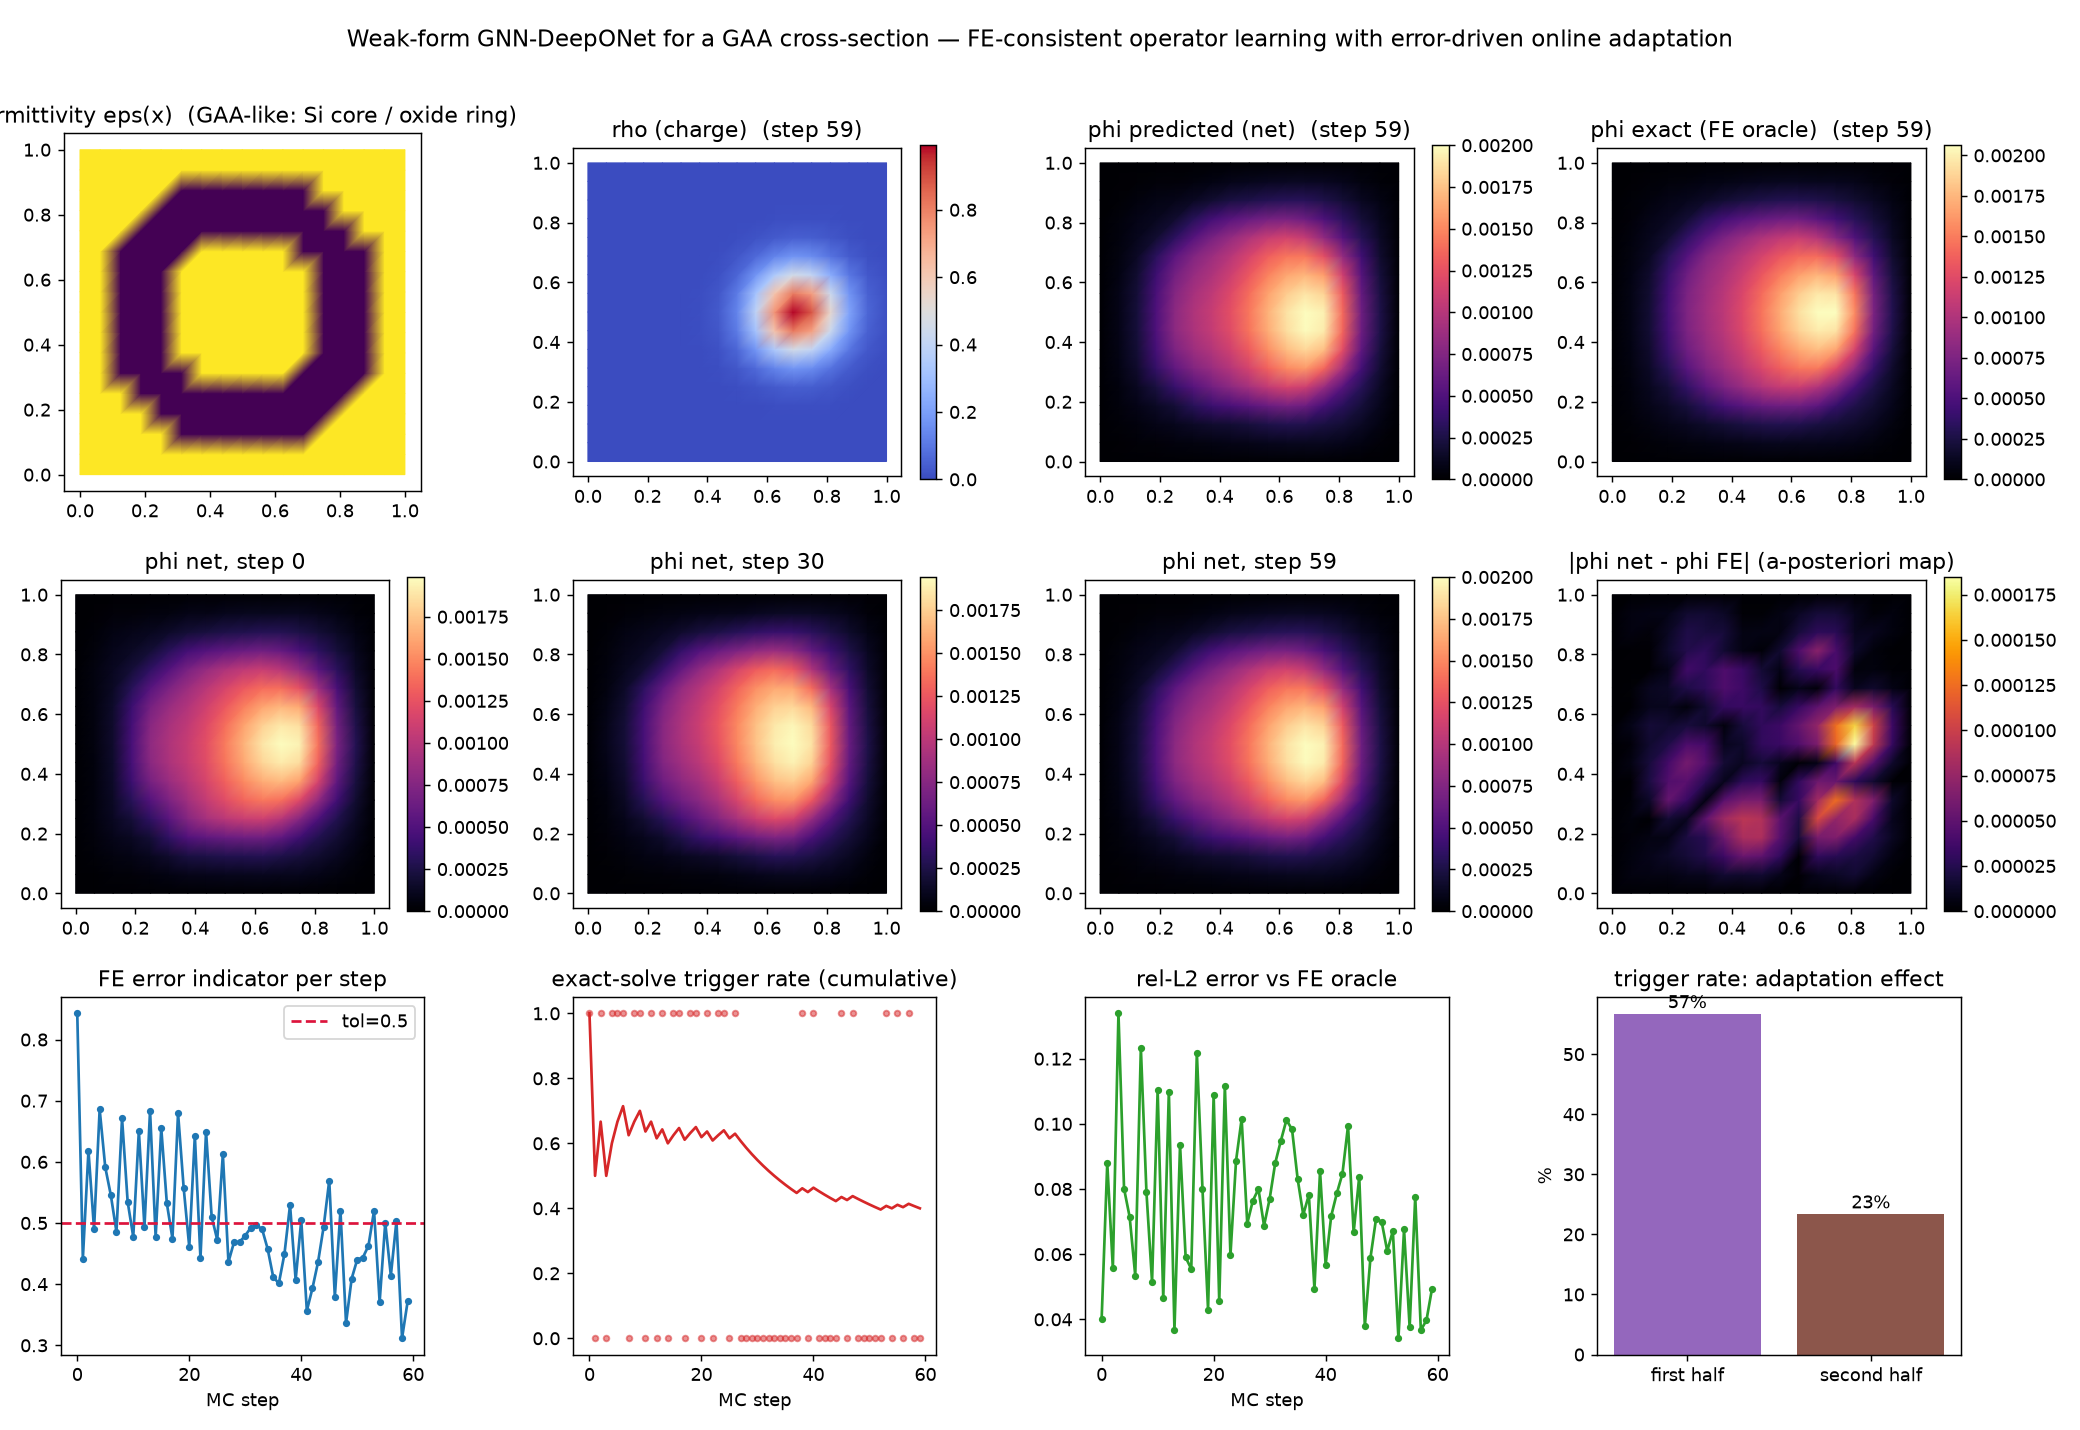

The script that saved this image:
"""pi_deeponet_fem_gaa.py — weak-form (Galerkin) operator learning for a GAA
device cross-section, with FE a-posteriori error-driven online adaptation.

Differentiation from the MC + finite-difference Poisson surrogate (Otsuki & Mori,
WCCM-ECCOMAS 2026, STS415): that work replaces the *strong-form* (pointwise
Laplacian) Poisson solve inside a Monte-Carlo loop. Here the physics is the
*weak/Galerkin form on an unstructured P1 finite-element mesh* — the discretisation
real TCAD (drift-diffusion) solvers actually use — so the method differs at the
level of the loss, not just the application. Three FEM-native ingredients:

  A. Weak-form loss.  The operator net predicts nodal potential phi; the physics
     loss is the assembled FE residual  r = K(eps) phi - M rho  on the free DOFs,
     i.e. the Galerkin residual of  -div(eps grad phi) = rho, not a strong-form
     Laplacian. Variable permittivity eps(x) (oxide ring around a Si channel —
     a GAA-like concentric layout) enters the element stiffness, a variable-
     coefficient effect a uniform finite-difference stencil glosses over.

  D. FE a-posteriori error estimator drives BOTH mesh refinement (the residual
     map, plotted) AND the online-learning trigger: when the estimator exceeds a
     tolerance the exact FE system is solved (the "oracle") and the (rho, phi)
     pair is added on-the-fly to retrain the net. The exact-solve trigger rate
     falling over the run is the quantitative success signal.

  B. GNN branch.  The branch net is message-passing over the FE mesh graph
     (nodes = FE nodes, edges = mesh edges), so it ingests rho as a nodal field on
     an arbitrary mesh — the mesh-agnostic choice, matching this repo's mesh-GNN
     line (mesh_agnostic_gnn.py). Trunk takes continuous coords; phi = <branch,
     trunk> with a hard Dirichlet mask.

This is a concept demo (2-D, linear Poisson, structured triangulation), not a
device-accurate TCAD run: no quantum correction, scattering, or self-consistent
drift-diffusion convergence. It shows that weak-form operator learning + an FE
error estimator can cut exact-solve frequency while staying FE-consistent.

Run:  python3 pi_deeponet_fem_gaa.py            (writes pi_deeponet_fem_gaa.png)
      python3 pi_deeponet_fem_gaa.py --help     (mesh size, tol, steps, ...)
"""
from __future__ import annotations

import argparse

import numpy as np
import scipy.sparse as sp
import scipy.sparse.linalg as spla
import torch
import torch.nn as nn

SEED = 20260722  # WCCM-ECCOMAS 2026, STS415 presentation date


# ----------------------------------------------------------------------------
# Finite-element mesh + assembly (P1 triangles on the unit square)
# ----------------------------------------------------------------------------
def build_mesh(n: int):
    """Structured triangulation of [0,1]^2 with n x n nodes (2*(n-1)^2 triangles)."""
    xs = np.linspace(0.0, 1.0, n)
    ys = np.linspace(0.0, 1.0, n)
    xx, yy = np.meshgrid(xs, ys, indexing="xy")
    nodes = np.stack([xx.reshape(-1), yy.reshape(-1)], axis=1).astype(np.float64)
    idx = np.arange(n * n).reshape(n, n)  # idx[row(y), col(x)]
    tris = []
    for j in range(n - 1):
        for i in range(n - 1):
            a, b = idx[j, i], idx[j, i + 1]
            c, d = idx[j + 1, i], idx[j + 1, i + 1]
            tris += [(a, b, d), (a, d, c)]  # split the quad into two triangles
    tris = np.array(tris, dtype=np.int64)
    on_bnd = (
        (nodes[:, 0] <= 1e-12) | (nodes[:, 0] >= 1 - 1e-12)
        | (nodes[:, 1] <= 1e-12) | (nodes[:, 1] >= 1 - 1e-12)
    )
    return nodes, tris, on_bnd


def mesh_edges(tris: np.ndarray, n_nodes: int):
    """Undirected mesh-edge index (2, E) for message passing, plus self loops."""
    e = set()
    for a, b, c in tris:
        for u, v in ((a, b), (b, c), (a, c)):
            e.add((int(u), int(v)))
            e.add((int(v), int(u)))
    for k in range(n_nodes):
        e.add((k, k))
    src, dst = zip(*sorted(e))
    return np.array([src, dst], dtype=np.int64)


def eps_map(nodes: np.ndarray):
    """GAA-like permittivity: high-k Si channel core, low-k oxide ring (relative)."""
    r = np.hypot(nodes[:, 0] - 0.5, nodes[:, 1] - 0.5)
    eps = np.where(r < 0.25, 11.7, 3.9)          # Si vs SiO2 (relative permittivity)
    eps = np.where(r > 0.42, 11.7, eps)          # outer contact region back to high-k
    return eps.astype(np.float64)


def assemble(nodes, tris, eps_node):
    """Assemble P1 stiffness K(eps) and consistent mass M as sparse matrices."""
    nN = len(nodes)
    rows, cols, kvals, mvals = [], [], [], []
    for tri in tris:
        p = nodes[tri]  # (3,2)
        (x1, y1), (x2, y2), (x3, y3) = p
        detT = (x2 - x1) * (y3 - y1) - (x3 - x1) * (y2 - y1)
        area = 0.5 * abs(detT)
        if area < 1e-14:
            continue
        b = np.array([y2 - y3, y3 - y1, y1 - y2])   # dλ/dx * 2A
        c = np.array([x3 - x2, x1 - x3, x2 - x1])   # dλ/dy * 2A
        eps_e = float(eps_node[tri].mean())
        Ke = eps_e * (np.outer(b, b) + np.outer(c, c)) / (4.0 * area)
        Me = (area / 12.0) * np.array([[2, 1, 1], [1, 2, 1], [1, 1, 2]], dtype=np.float64)
        for a_ in range(3):
            for b_ in range(3):
                rows.append(tri[a_]); cols.append(tri[b_])
                kvals.append(Ke[a_, b_]); mvals.append(Me[a_, b_])
    K = sp.csr_matrix((kvals, (rows, cols)), shape=(nN, nN))
    M = sp.csr_matrix((mvals, (rows, cols)), shape=(nN, nN))
    return K, M


def fe_solve(K, M, rho, free):
    """Exact FE oracle: solve K_ff phi_f = (M rho)_f with phi=0 on the boundary."""
    b = M @ rho
    phi = np.zeros_like(rho)
    Kff = K[free][:, free]
    phi[free] = spla.spsolve(Kff.tocsc(), b[free])
    return phi


# ----------------------------------------------------------------------------
# Charge-density fields — a moving/growing packet standing in for the MC state
# ----------------------------------------------------------------------------
def make_rho(nodes, centers, widths, amps):
    rho = np.zeros(len(nodes))
    for (cx, cy), w, a in zip(centers, widths, amps):
        rho += a * np.exp(-((nodes[:, 0] - cx) ** 2 + (nodes[:, 1] - cy) ** 2) / (2 * w * w))
    return rho.astype(np.float64)


def random_rho(nodes, rng):
    k = rng.integers(1, 4)
    centers = rng.uniform(0.25, 0.75, size=(k, 2))
    widths = rng.uniform(0.06, 0.16, size=k)
    amps = rng.uniform(-1.0, 1.0, size=k)
    return make_rho(nodes, centers, widths, amps)


# ----------------------------------------------------------------------------
# GNN-branch DeepONet
# ----------------------------------------------------------------------------
class MeshGNNBranch(nn.Module):
    """Message passing over the FE mesh graph, read out at fixed sensor nodes.

    Classic DeepONet encodes the input function by its values at m fixed sensors;
    here the sensors are a coarse subgrid of FE nodes and the readout is the GNN
    embedding there, so the code is location-aware (global mean-pooling would blur
    where the charge sits) while still ingesting an arbitrary mesh graph.
    """

    def __init__(self, in_dim, hidden, p, n_sensors, layers=3):
        super().__init__()
        self.enc = nn.Linear(in_dim, hidden)
        self.msg = nn.ModuleList(nn.Linear(2 * hidden, hidden) for _ in range(layers))
        self.upd = nn.ModuleList(nn.Linear(2 * hidden, hidden) for _ in range(layers))
        self.head = nn.Sequential(
            nn.Linear(hidden * n_sensors, 2 * hidden), nn.SiLU(),
            nn.Linear(2 * hidden, p),
        )

    def forward(self, x, edge_index, sensors):
        src, dst = edge_index
        h = torch.tanh(self.enc(x))
        for msg, upd in zip(self.msg, self.upd):
            m = torch.relu(msg(torch.cat([h[src], h[dst]], dim=1)))
            agg = torch.zeros_like(h).index_add_(0, dst, m)
            deg = torch.zeros(h.size(0), 1, device=h.device).index_add_(
                0, dst, torch.ones(dst.size(0), 1, device=h.device)
            ).clamp_min(1.0)
            h = h + torch.relu(upd(torch.cat([h, agg / deg], dim=1)))
        return self.head(h[sensors].reshape(1, -1))  # (1, p), sensor readout


class Trunk(nn.Module):
    """Coordinate net with Fourier features so it can resolve sharp local fields."""

    def __init__(self, p, hidden=96, n_freq=6):
        super().__init__()
        freqs = 2.0 ** torch.arange(n_freq) * np.pi
        self.register_buffer("freqs", freqs)
        in_dim = 2 + 2 * 2 * n_freq
        self.net = nn.Sequential(
            nn.Linear(in_dim, hidden), nn.SiLU(),
            nn.Linear(hidden, hidden), nn.SiLU(),
            nn.Linear(hidden, p),
        )

    def forward(self, y):
        ang = y[:, :, None] * self.freqs[None, None, :]        # (Nq, 2, F)
        ff = torch.cat([torch.sin(ang), torch.cos(ang)], dim=-1).reshape(y.size(0), -1)
        return self.net(torch.cat([y, ff], dim=1))


class GNNDeepONet(nn.Module):
    """phi(y) = <branch(rho), trunk(y)> + b0, hard-masked to phi=0 on the boundary."""

    def __init__(self, sensors, p=48, hidden=96):
        super().__init__()
        self.register_buffer("sensors", sensors)
        self.branch = MeshGNNBranch(in_dim=4, hidden=hidden, p=p, n_sensors=len(sensors))
        self.trunk = Trunk(p)
        self.b0 = nn.Parameter(torch.zeros(1))

    def forward(self, node_feat, edge_index, coords, mask):
        b = self.branch(node_feat, edge_index, self.sensors)   # (1, p)
        t = self.trunk(coords)                                 # (Nq, p)
        phi = (t * b).sum(dim=1) + self.b0                     # (Nq,)
        return phi * mask                                      # hard Dirichlet


# ----------------------------------------------------------------------------
# Training pieces
# ----------------------------------------------------------------------------
def galerkin_residual(u, S, Kt, Mt, rho_t, free_mask):
    """Weak-form physics loss: relative FE residual (K(uS) - M rho) on the free DOFs.

    u is the network's non-dimensional potential; the physical field is phi = u * S.
    Normalising by the load norm makes the loss O(1) regardless of rho magnitude.
    """
    r = ((Kt @ (u * S)) - (Mt @ rho_t))[free_mask]
    b = (Mt @ rho_t)[free_mask]
    return (r.norm() ** 2) / (b.norm() ** 2 + 1e-12)


def error_indicator(u, S, Kt, Mt, rho_t, free_mask, dinv):
    """A-posteriori FE error estimator via a Jacobi-preconditioned residual.

    The raw Galerkin residual r = K(uS) - M rho over-weights high-frequency error
    because K is a (stiffness) derivative operator. One Jacobi step delta = D^{-1} r
    (D = diag K) approximates the true error K^{-1} r = phi_exact - phi_pred without a
    solve, so ||delta|| / ||phi_pred|| tracks the relative solution error cheaply.
    """
    r = ((Kt @ (u * S)) - (Mt @ rho_t))[free_mask]
    b = (Mt @ rho_t)[free_mask]
    return (r.norm() / b.norm().clamp_min(1e-8)).item()


def main():
    ap = argparse.ArgumentParser(description=__doc__)
    ap.add_argument("--n", type=int, default=17, help="nodes per side (mesh is n x n)")
    ap.add_argument("--p", type=int, default=64, help="DeepONet latent width")
    ap.add_argument("--pretrain", type=int, default=1500, help="cold-start weak-form steps")
    ap.add_argument("--n_pretrain_rho", type=int, default=24, help="rho fields for pretrain")
    ap.add_argument("--steps", type=int, default=60, help="online (MC) steps")
    ap.add_argument("--tol", type=float, default=0.5, help="error-indicator trigger tol")
    ap.add_argument("--loops", type=float, default=2.0, help="times the packet orbits (revisits)")
    ap.add_argument("--adapt_iters", type=int, default=100, help="retrain steps per trigger")
    ap.add_argument("--out", type=str, default="pi_deeponet_fem_gaa.png")
    args = ap.parse_args()

    torch.manual_seed(SEED)
    rng = np.random.default_rng(SEED)

    nodes, tris, on_bnd = build_mesh(args.n)
    edge_index = torch.tensor(mesh_edges(tris, len(nodes)), dtype=torch.long)
    eps_node = eps_map(nodes)
    K, M = assemble(nodes, tris, eps_node)
    free = ~on_bnd

    # torch tensors (dense; the demo mesh is small)
    Kt = torch.tensor(K.toarray(), dtype=torch.float32)
    Mt = torch.tensor(M.toarray(), dtype=torch.float32)
    dinv = 1.0 / torch.diag(Kt).clamp_min(1e-8)          # Jacobi preconditioner for the estimator
    coords = torch.tensor(nodes, dtype=torch.float32)
    free_mask = torch.tensor(free, dtype=torch.bool)
    # hard Dirichlet: exact 0/1 nodal mask (phi = 0 on boundary nodes, unshrunk interior)
    dirichlet_mask = torch.tensor(free.astype(np.float32))
    eps_col = torch.tensor((eps_node / eps_node.max()).reshape(-1, 1), dtype=torch.float32)

    # non-dimensionalisation from a representative FE solve so fields are O(1)
    rho_ref = make_rho(nodes, [(0.5, 0.5)], [0.12], [1.0])
    phi_ref0 = fe_solve(K, M, rho_ref, free)
    S = float(np.sqrt(np.mean(phi_ref0[free] ** 2))) or 1.0     # potential scale
    R = float(np.sqrt(np.mean(rho_ref ** 2))) or 1.0            # charge scale

    def node_features(rho_np):
        rho_t = torch.tensor(rho_np.reshape(-1, 1), dtype=torch.float32)
        feat = torch.cat([rho_t / R, coords, eps_col], dim=1)
        return feat, rho_t.squeeze(1)

    # sensor nodes: a coarse subgrid of the FE mesh (location-aware branch readout)
    step = max((args.n - 1) // 6, 1)
    grid = np.arange(args.n * args.n).reshape(args.n, args.n)
    sensors = torch.tensor(np.sort(grid[::step, ::step].reshape(-1)), dtype=torch.long)

    model = GNNDeepONet(sensors, p=args.p)
    opt = torch.optim.Adam(model.parameters(), lr=1e-3)
    sched = torch.optim.lr_scheduler.CosineAnnealingLR(opt, T_max=args.pretrain)

    # ---- cold start: a modest set of FE solves + the weak-form (Galerkin) residual.
    # The physics term keeps the operator FE-consistent; the small data set stands in
    # for the limited offline coverage available before deployment. Weak-form alone
    # over a whole function family is a much harder cold-start and is not the point of
    # the demo — at deploy time the same residual is the a-posteriori error monitor.
    pre = []
    for _ in range(args.n_pretrain_rho):
        rho_np = random_rho(nodes, rng)
        feat, rho_t = node_features(rho_np)
        tgt_u = torch.tensor(fe_solve(K, M, rho_np, free) / S, dtype=torch.float32)
        pre.append((feat, rho_t, tgt_u))
    for it in range(args.pretrain):
        feat, rho_t, tgt_u = pre[rng.integers(len(pre))]
        u = model(feat, edge_index, coords, dirichlet_mask)
        loss = (
            ((u - tgt_u)[free_mask] ** 2).mean()
            + 0.1 * galerkin_residual(u, S, Kt, Mt, rho_t, free_mask)
        )
        opt.zero_grad(); loss.backward()
        torch.nn.utils.clip_grad_norm_(model.parameters(), 1.0)
        opt.step(); sched.step()
        if (it + 1) % 300 == 0:
            print(f"[pretrain] {it+1}/{args.pretrain}  data+phys loss {loss.item():.3e}")

    # ---- online (MC-style) loop: moving/growing charge packet ----
    # D: FE error estimator triggers the exact solve; oracle pairs go to a replay
    # buffer and the net is retrained on the whole buffer (online operator learning).
    for g in opt.param_groups:            # restore lr (cosine annealed it to ~0)
        g["lr"] = 5e-4
    replay = []  # list of (feat, rho_t, tgt_u)
    triggers, errors, ind_hist = [], [], []
    snap = {}
    for s in range(args.steps):
        t = s / max(args.steps - 1, 1)
        # packet orbits a circle `loops` times: the second lap revisits states the
        # first lap already taught the operator, so the trigger rate should fall.
        ang = 2 * np.pi * args.loops * t
        cx = 0.50 + 0.20 * np.cos(ang)
        cy = 0.50 + 0.20 * np.sin(ang)
        w = 0.10
        rho_np = make_rho(nodes, [(cx, cy)], [w], [1.0])
        feat, rho_t = node_features(rho_np)

        with torch.no_grad():
            u = model(feat, edge_index, coords, dirichlet_mask)
        ind = error_indicator(u, S, Kt, Mt, rho_t, free_mask, dinv)
        ind_hist.append(ind)

        fired = ind > args.tol
        if fired:
            phi_exact = fe_solve(K, M, rho_np, free)
            tgt_u = torch.tensor(phi_exact / S, dtype=torch.float32)
            replay.append((feat, rho_t, tgt_u))
            cur = (feat, rho_t, tgt_u)
            for _ in range(args.adapt_iters):
                # fit the current state directly, and replay one past solve to retain it
                loss = 0.0
                for fj, rj, tj in (cur, replay[rng.integers(len(replay))]):
                    uj = model(fj, edge_index, coords, dirichlet_mask)
                    loss = loss + (
                        ((uj - tj)[free_mask] ** 2).mean()
                        + 0.1 * galerkin_residual(uj, S, Kt, Mt, rj, free_mask)
                    )
                opt.zero_grad(); loss.backward()
                torch.nn.utils.clip_grad_norm_(model.parameters(), 1.0)
                opt.step()
            with torch.no_grad():
                u = model(feat, edge_index, coords, dirichlet_mask)
        triggers.append(int(fired))

        # honest accuracy check against the exact FE solve every step
        phi_pred = (u * S).detach().numpy()
        phi_ref = fe_solve(K, M, rho_np, free)
        rel = np.linalg.norm(phi_pred - phi_ref) / (np.linalg.norm(phi_ref) + 1e-12)
        errors.append(rel)
        if s in (0, args.steps // 2, args.steps - 1):
            snap[s] = (rho_np.copy(), phi_pred.copy(), phi_ref.copy())
        print(f"[online] step {s:2d}  ind {ind:.3f}  {'SOLVE+ADAPT' if fired else 'net-only  '}"
              f"  rel-L2 {rel:.3f}  |buffer|={len(replay)}")

    half = args.steps // 2
    early = 100.0 * np.mean(triggers[:half])
    late = 100.0 * np.mean(triggers[half:])
    print(f"\ntrigger rate: first half {early:.0f}%  ->  second half {late:.0f}%"
          f"   |   mean rel-L2 {np.mean(errors):.3f}   ({len(replay)} exact solves / "
          f"{args.steps} steps)")

    _plot(args.out, nodes, tris, eps_node, snap, triggers, errors, ind_hist, args.tol, args.n)
    print(f"wrote {args.out}")


def _plot(out, nodes, tris, eps_node, snap, triggers, errors, ind_hist, tol, n):
    import matplotlib
    matplotlib.use("Agg")
    import matplotlib.pyplot as plt
    from matplotlib.tri import Triangulation

    triang = Triangulation(nodes[:, 0], nodes[:, 1], tris)
    steps = sorted(snap.keys())
    fig, ax = plt.subplots(3, 4, figsize=(16, 11))

    ax[0, 0].tripcolor(triang, eps_node, shading="gouraud", cmap="viridis")
    ax[0, 0].set_title("permittivity eps(x)  (GAA-like: Si core / oxide ring)")
    for a in ax[0, :4]:
        a.set_aspect("equal")

    labels = ["rho (charge)", "phi predicted (net)", "phi exact (FE oracle)"]
    cmaps = ["coolwarm", "magma", "magma"]
    for col, (field_idx, lab, cm) in enumerate(zip(range(3), labels, cmaps), start=1):
        rho_np, phi_pred, phi_ref = snap[steps[-1]]
        field = [rho_np, phi_pred, phi_ref][field_idx]
        tp = ax[0, col].tripcolor(triang, field, shading="gouraud", cmap=cm)
        ax[0, col].set_title(f"{lab}  (step {steps[-1]})")
        fig.colorbar(tp, ax=ax[0, col], fraction=0.046)

    # middle row: predicted phi at three snapshots + abs error map of the last
    for col, s in enumerate(steps):
        rho_np, phi_pred, phi_ref = snap[s]
        tp = ax[1, col].tripcolor(triang, phi_pred, shading="gouraud", cmap="magma")
        ax[1, col].set_title(f"phi net, step {s}")
        ax[1, col].set_aspect("equal")
        fig.colorbar(tp, ax=ax[1, col], fraction=0.046)
    rho_np, phi_pred, phi_ref = snap[steps[-1]]
    err = np.abs(phi_pred - phi_ref)
    tp = ax[1, 3].tripcolor(triang, err, shading="gouraud", cmap="inferno")
    ax[1, 3].set_title("|phi net - phi FE| (a-posteriori map)")
    ax[1, 3].set_aspect("equal")
    fig.colorbar(tp, ax=ax[1, 3], fraction=0.046)

    # bottom row: online curves
    xs = np.arange(len(triggers))
    ax[2, 0].plot(xs, ind_hist, "-o", ms=3, color="#1f77b4")
    ax[2, 0].axhline(tol, color="crimson", ls="--", label=f"tol={tol}")
    ax[2, 0].set_title("FE error indicator per step"); ax[2, 0].set_xlabel("MC step")
    ax[2, 0].legend()

    cum = np.cumsum(triggers) / (xs + 1)
    ax[2, 1].plot(xs, cum, "-", color="#d62728")
    ax[2, 1].scatter(xs, triggers, s=10, color="#d62728", alpha=0.5)
    ax[2, 1].set_title("exact-solve trigger rate (cumulative)")
    ax[2, 1].set_xlabel("MC step"); ax[2, 1].set_ylim(-0.05, 1.05)

    ax[2, 2].plot(xs, errors, "-o", ms=3, color="#2ca02c")
    ax[2, 2].set_title("rel-L2 error vs FE oracle"); ax[2, 2].set_xlabel("MC step")

    half = len(triggers) // 2
    early = 100.0 * np.mean(triggers[:half]); late = 100.0 * np.mean(triggers[half:])
    ax[2, 3].bar(["first half", "second half"], [early, late],
                 color=["#9467bd", "#8c564b"])
    ax[2, 3].set_title("trigger rate: adaptation effect"); ax[2, 3].set_ylabel("%")
    for i, v in enumerate([early, late]):
        ax[2, 3].text(i, v + 1, f"{v:.0f}%", ha="center")

    fig.suptitle("Weak-form GNN-DeepONet for a GAA cross-section — FE-consistent "
                 "operator learning with error-driven online adaptation", fontsize=13)
    fig.tight_layout(rect=[0, 0, 1, 0.97])
    fig.savefig(out, dpi=130)


if __name__ == "__main__":
    main()
